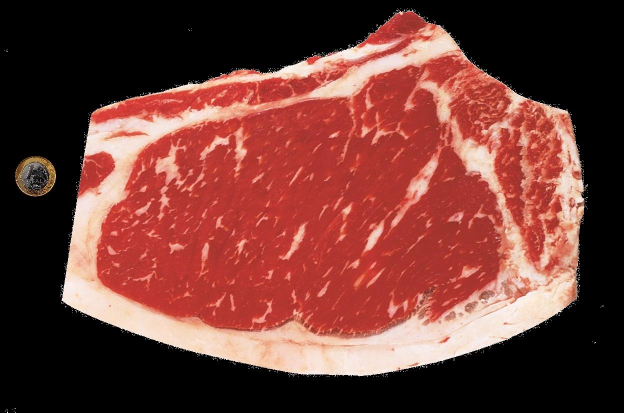
#> input picture image1.jpg, 1247 x 825 px (shown at 1/2 size)
$ python iregular.py
#> lines starting #> are read from the running program, lines starting #| are printed output that depends on the picture; after the words box and inside, x2 and y2 are one past the last pixel; in counts of white or black regions, pixels touching at a corner belong together; long printed decimals are rounded
import cv2
import numpy as np
import math

# input image
path = "image1.jpg"
# 1 EUR coin diameter in cm
coinDiameter = 2.325
# real area for the coin in cm^2
coinArea = (coinDiameter / 2) ** 2 * math.pi
# initializing the multiplying factor for real size
realAreaPerPixel = 1


# pixel to cm^2
def pixelToArea(objectSizeInPixel, coinSizeInPixel):
    # how many cm^2 per pixel?
    realAreaPerPixel = coinArea / coinSizeInPixel
    print("realAreaPerPixel: ", realAreaPerPixel)
    # object area in cm^2
    objectArea = realAreaPerPixel * objectSizeInPixel
    return objectArea


# finding coin and steak contours
def getContours(img, imgContour):
    # find all the contours from the B&W image
    contours, hierarchy = cv2.findContours(img, cv2.RETR_EXTERNAL, cv2.CHAIN_APPROX_SIMPLE)

    # needed to filter only our contours of interest
    finalContours = []

    # for each contour found
    for cnt in contours:
        # cv2.drawContours(imgContour, cnt, -1, (255, 0, 255), 2)
        # find its area in pixel
        area = cv2.contourArea(cnt)
        print("Detected Contour with Area: ", area)

        # minimum area value is to be fixed as the one that leaves the coin as the small object on the scene
        if (area > 5000):
            perimeter = cv2.arcLength(cnt, True)

            # smaller epsilon -> more vertices detected [= more precision]
            epsilon = 0.002 * perimeter
            # check how many vertices
            approx = cv2.approxPolyDP(cnt, epsilon, True)
            # print(len(approx))

            finalContours.append([len(approx), area, approx, cnt])

    # we want only two objects here: the coin and the meat slice
    print("---\nFinal number of External Contours: ", len(finalContours))
    # so at this point finalContours should have only two elements
    # sorting in ascending order depending on the area
    finalContours = sorted(finalContours, key=lambda x: x[1], reverse=False)

    # drawing contours for the final objects
    for con in finalContours:
        cv2.drawContours(imgContour, con[3], -1, (0, 0, 255), 3)

    return imgContour, finalContours


# sourcing the input image
img = cv2.imread(path)
#> img is the input picture: shape (825, 1247, 3); mean B, G, R 53.5, 59.8, 112.7
cv2.imshow("Starting image", img)
cv2.waitKey()

# blurring
imgBlur = cv2.GaussianBlur(img, (7, 7), 1)
# graying
imgGray = cv2.cvtColor(imgBlur, cv2.COLOR_BGR2GRAY)
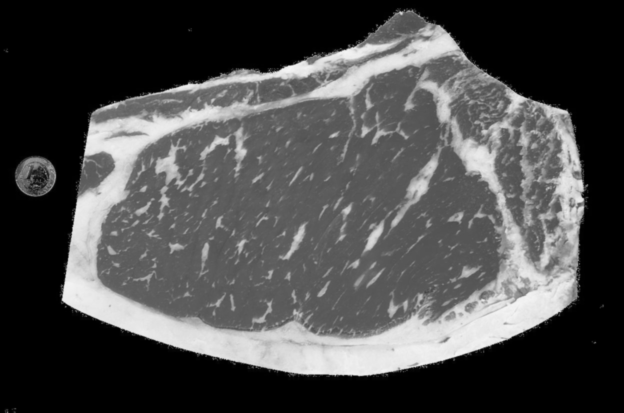
#> imgGray: shape (825, 1247) (shown at 1/2 size); min 0, max 246, mean 74.9
# canny
imgCanny = cv2.Canny(imgGray, 255, 195)
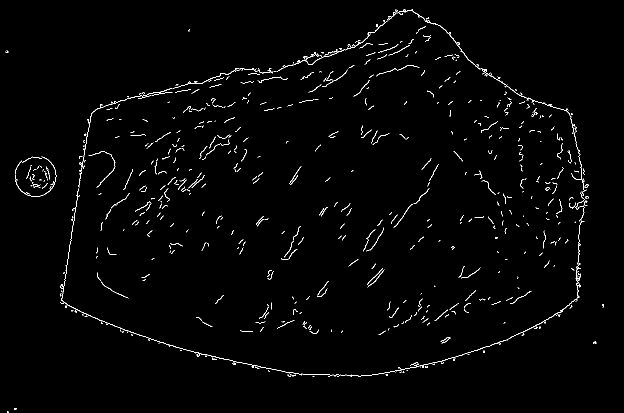
#> imgCanny: shape (825, 1247) (shown at 1/2 size); 1.3% white in thin lines or dots

kernel = np.ones((2, 2))
imgDil = cv2.dilate(imgCanny, kernel, iterations=3)
#> imgDil: shape (825, 1247); 6.1% white; 290 white regions (1 under 20 px), largest, box (x1, y1, x2, y2) and area: (120, 18, 1180, 757) 21470, (30, 313, 116, 397) 1442, (349, 345, 412, 392) 944
# cv2.imshow("Diluted", imgDil)
imgThre = cv2.erode(imgDil, kernel, iterations=3)
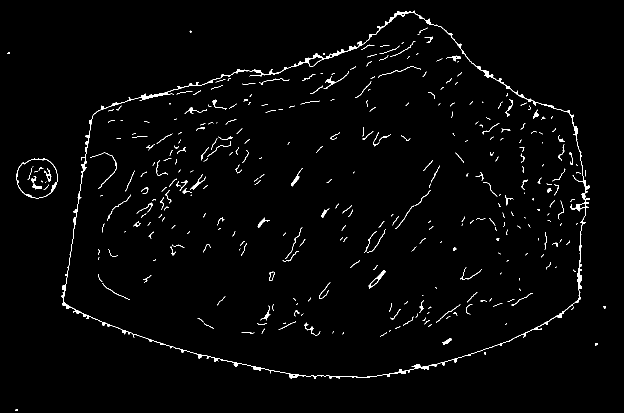
#> imgThre: shape (825, 1247) (shown at 1/2 size); 1.8% white in thin lines or dots

imgFinalContours, finalContours = getContours(imgThre, img)
#> in getContours, `contours, hierarchy = cv2.findContours(img, cv2.RETR_EXTERNAL, cv2.CHA..`: contours = 11 contours, 9 with area under 20; largest, box (x1, y1, x2, y2) and area: (123, 21, 1180, 757) 566522, (33, 316, 116, 397) 5125
#> the loop in getContours, `for cnt in contours:` made 11 passes
#> (area, perimeter, epsilon) on passes 7, 11: (5125, 278.6, 0.557), (566521.5, 3957.6, 7.92)
#| Detected Contour with Area:  8.0
#| Detected Contour with Area:  8.0
#| Detected Contour with Area:  15.5
#| Detected Contour with Area:  5.0
#| Detected Contour with Area:  12.0
#| Detected Contour with Area:  3.0
#| Detected Contour with Area:  5125.0
#| Detected Contour with Area:  5.5
#> (further printed lines are left out)
#> after the loop in getContours, `for cnt in contours:`: finalContours = 2 items
#| ---
#| Final number of External Contours:  2
#> the loop in getContours, `for con in finalContours:` made 2 passes
#> after the loop in getContours, `for con in finalContours:`:
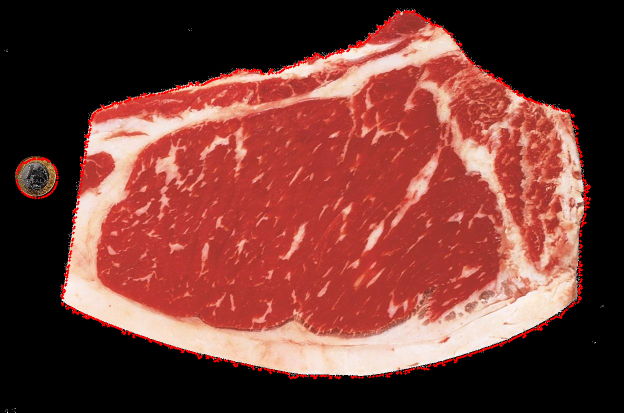
#> imgContour: shape (825, 1247, 3) (shown at 1/2 size); mean B, G, R 52.7, 58.9, 114.9
#> finalContours = 2 items

# first final contour has the area of the coin in pixel
coinPixelArea = finalContours[0][1]
#> coinPixelArea = 5125
print("Coin Area in pixel", coinPixelArea)
#| Coin Area in pixel 5125.0
# second final contour has the area of the meat slice in pixel
slicePixelArea = finalContours[1][1]
#> slicePixelArea = 566521.5
print("Entire Slice Area in pixel", slicePixelArea)
#| Entire Slice Area in pixel 566521.5

# let's go cm^2
print("Coin Area in cm^2:", coinArea)
print("Entire Slice Area in cm^2:", pixelToArea(slicePixelArea, coinPixelArea))
#> in pixelToArea, `realAreaPerPixel = coinArea / coinSizeInPixel`: realAreaPerPixel = 0.000828
#| realAreaPerPixel:  0.0008284
#> in pixelToArea, `objectArea = realAreaPerPixel * objectSizeInPixel`: objectArea = 469.3
#| Entire Slice Area in cm^2: 469.308

# show  the contours on the unfiltered starting image
cv2.imshow("Final External Contours", imgFinalContours)
cv2.waitKey()

# now let's detect and quantify the lean part

# convert to HSV
hsv = cv2.cvtColor(img, cv2.COLOR_BGR2HSV)
#> hsv: shape (825, 1247, 3); mean H, S, V 4.1, 85.6, 114.9
# set lower and upper color limits
lowerVal = np.array([0, 159, 160])
upperVal = np.array([101, 255, 253])
# Threshold the HSV image to get only red colors
mask = cv2.inRange(hsv, lowerVal, upperVal)
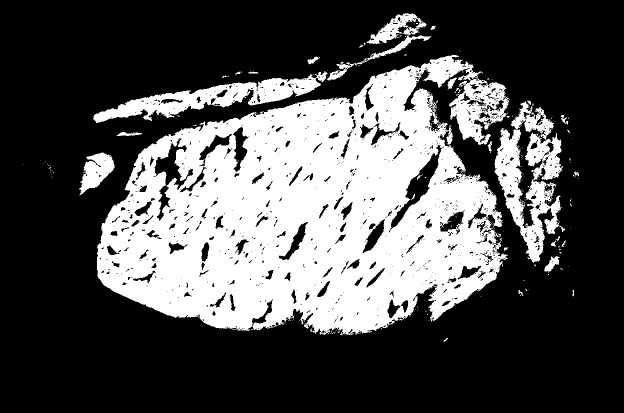
#> mask: shape (825, 1247) (shown at 1/2 size); 31.8% white; 249 white regions (217 under 20 px), largest, box (x1, y1, x2, y2) and area: (194, 110, 1019, 671) 282916, (989, 203, 1130, 526) 19240, (186, 143, 655, 246) 14664
# apply mask to original image - this shows the red with black blackground
final = cv2.bitwise_and(img, img, mask=mask)
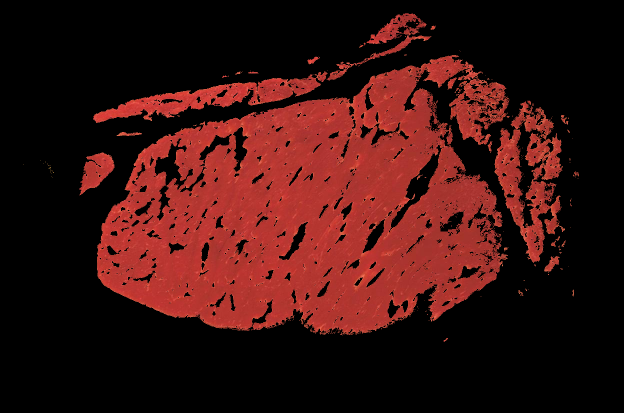
#> final: shape (825, 1247, 3) (shown at 1/2 size); mean B, G, R 16.1, 18.4, 58.1

# show selection
cv2.imshow("Lean Cut", final)
cv2.waitKey()

# convert it to grayscale because countNonZero() wants 1 channel images
gray = cv2.cvtColor(final, cv2.COLOR_BGR2GRAY)
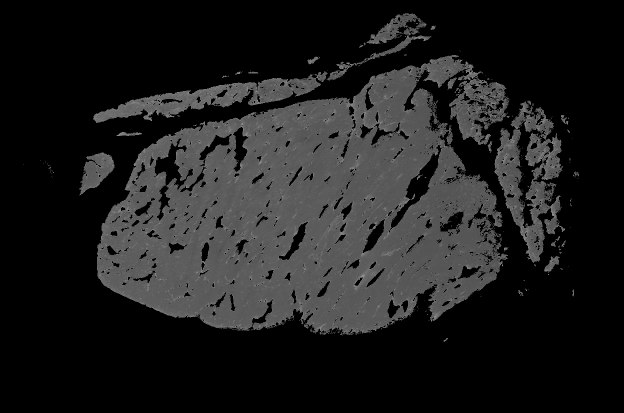
#> gray: shape (825, 1247) (shown at 1/2 size); min 0, max 154, mean 30
cv2.imshow("Gray", gray)
# cv2.waitKey()
meatyPixelArea = cv2.countNonZero(gray)
#> meatyPixelArea = 327141

print("Red Area in pixel: ", meatyPixelArea)
#| Red Area in pixel:  327141
print("Red Area in cm^2: ", pixelToArea(meatyPixelArea, coinPixelArea))
#| realAreaPerPixel:  0.0008284
#| Red Area in cm^2:  271.005

# finally the body-fat ratio calculation
print("Body-Fat Ratio: ", meatyPixelArea / slicePixelArea * 100, "%")
#| Body-Fat Ratio:  57.746 %

cv2.destroyAllWindows()
